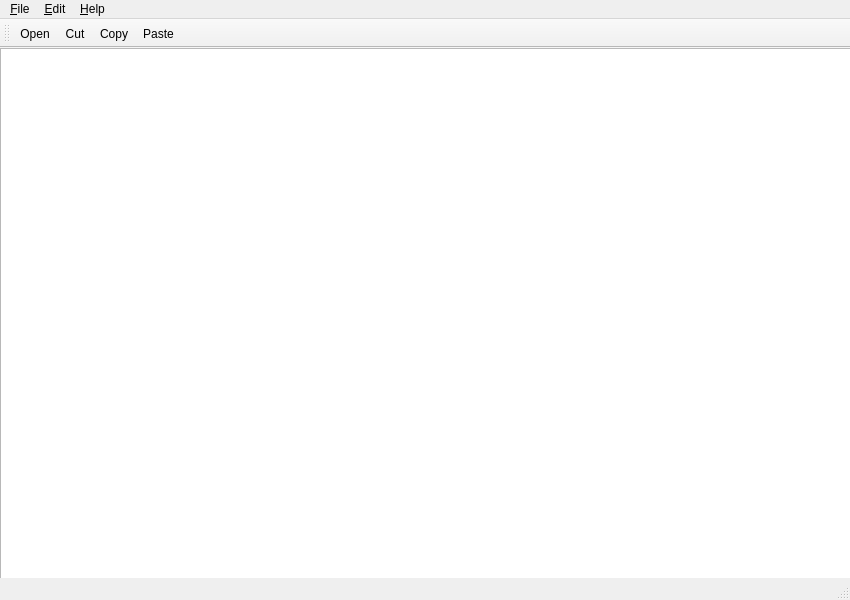
<?xml version="1.0" encoding="UTF-8"?>
<ui version="4.0">
 <class>wordtext</class>
 <widget class="QMainWindow" name="wordtext">
  <property name="geometry">
   <rect>
    <x>0</x>
    <y>0</y>
    <width>850</width>
    <height>600</height>
   </rect>
  </property>
  <property name="windowTitle">
   <string>wordtext</string>
  </property>
  <widget class="QWidget" name="centralwidget">
   <widget class="QPlainTextEdit" name="plainTextEdit">
    <property name="geometry">
     <rect>
      <x>0</x>
      <y>0</y>
      <width>861</width>
      <height>761</height>
     </rect>
    </property>
   </widget>
  </widget>
  <widget class="QMenuBar" name="menubar">
   <property name="geometry">
    <rect>
     <x>0</x>
     <y>0</y>
     <width>850</width>
     <height>20</height>
    </rect>
   </property>
   <widget class="QMenu" name="menuedit">
    <property name="title">
     <string>&amp;File</string>
    </property>
    <addaction name="actionOpen"/>
    <addaction name="actionSave"/>
    <addaction name="actionSave_as"/>
    <addaction name="separator"/>
    <addaction name="separator"/>
    <addaction name="actionExit"/>
   </widget>
   <widget class="QMenu" name="menunew">
    <property name="title">
     <string>&amp;Edit</string>
    </property>
    <addaction name="actionCut"/>
    <addaction name="actionCopy"/>
    <addaction name="actionPast"/>
   </widget>
   <widget class="QMenu" name="menu_Help">
    <property name="title">
     <string>&amp;Help</string>
    </property>
    <addaction name="actionAbout"/>
    <addaction name="actionAbout_QT"/>
   </widget>
   <addaction name="menuedit"/>
   <addaction name="menunew"/>
   <addaction name="menu_Help"/>
  </widget>
  <widget class="QStatusBar" name="statusBar"/>
  <widget class="QToolBar" name="toolBar">
   <property name="windowTitle">
    <string>toolBar</string>
   </property>
   <attribute name="toolBarArea">
    <enum>TopToolBarArea</enum>
   </attribute>
   <attribute name="toolBarBreak">
    <bool>false</bool>
   </attribute>
   <addaction name="actionOpen"/>
   <addaction name="actionCut"/>
   <addaction name="actionCopy"/>
   <addaction name="actionPast"/>
  </widget>
  <action name="actionOpen">
   <property name="icon">
    <iconset resource="icone.qrc">
     <normaloff>:/new/prefix1/open.png</normaloff>:/new/prefix1/open.png</iconset>
   </property>
   <property name="text">
    <string>Open</string>
   </property>
  </action>
  <action name="actionSave">
   <property name="text">
    <string>Save</string>
   </property>
  </action>
  <action name="actionSave_as">
   <property name="text">
    <string>Save as</string>
   </property>
  </action>
  <action name="actionExit">
   <property name="text">
    <string>Exit</string>
   </property>
  </action>
  <action name="actionCut">
   <property name="icon">
    <iconset resource="icone.qrc">
     <normaloff>:/new/prefix1/cut_icon.png</normaloff>:/new/prefix1/cut_icon.png</iconset>
   </property>
   <property name="text">
    <string>Cut</string>
   </property>
  </action>
  <action name="actionCopy">
   <property name="icon">
    <iconset resource="icone.qrc">
     <normaloff>:/new/prefix1/copy.png</normaloff>:/new/prefix1/copy.png</iconset>
   </property>
   <property name="text">
    <string>Copy</string>
   </property>
  </action>
  <action name="actionPast">
   <property name="icon">
    <iconset resource="icone.qrc">
     <normaloff>:/new/prefix1/paste.png</normaloff>:/new/prefix1/paste.png</iconset>
   </property>
   <property name="text">
    <string>Paste</string>
   </property>
  </action>
  <action name="actionAbout">
   <property name="text">
    <string>About</string>
   </property>
  </action>
  <action name="actionAbout_QT">
   <property name="text">
    <string>About QT</string>
   </property>
  </action>
 </widget>
 <resources>
  <include location="icone.qrc"/>
 </resources>
 <connections>
  <connection>
   <sender>actionCut</sender>
   <signal>triggered()</signal>
   <receiver>plainTextEdit</receiver>
   <slot>cut()</slot>
   <hints>
    <hint type="sourcelabel">
     <x>-1</x>
     <y>-1</y>
    </hint>
    <hint type="destinationlabel">
     <x>155</x>
     <y>222</y>
    </hint>
   </hints>
  </connection>
  <connection>
   <sender>actionExit</sender>
   <signal>triggered()</signal>
   <receiver>wordtext</receiver>
   <slot>close()</slot>
   <hints>
    <hint type="sourcelabel">
     <x>-1</x>
     <y>-1</y>
    </hint>
    <hint type="destinationlabel">
     <x>424</x>
     <y>299</y>
    </hint>
   </hints>
  </connection>
  <connection>
   <sender>actionCopy</sender>
   <signal>triggered()</signal>
   <receiver>plainTextEdit</receiver>
   <slot>copy()</slot>
   <hints>
    <hint type="sourcelabel">
     <x>-1</x>
     <y>-1</y>
    </hint>
    <hint type="destinationlabel">
     <x>61</x>
     <y>161</y>
    </hint>
   </hints>
  </connection>
  <connection>
   <sender>actionPast</sender>
   <signal>triggered()</signal>
   <receiver>plainTextEdit</receiver>
   <slot>paste()</slot>
   <hints>
    <hint type="sourcelabel">
     <x>-1</x>
     <y>-1</y>
    </hint>
    <hint type="destinationlabel">
     <x>428</x>
     <y>395</y>
    </hint>
   </hints>
  </connection>
 </connections>
</ui>
